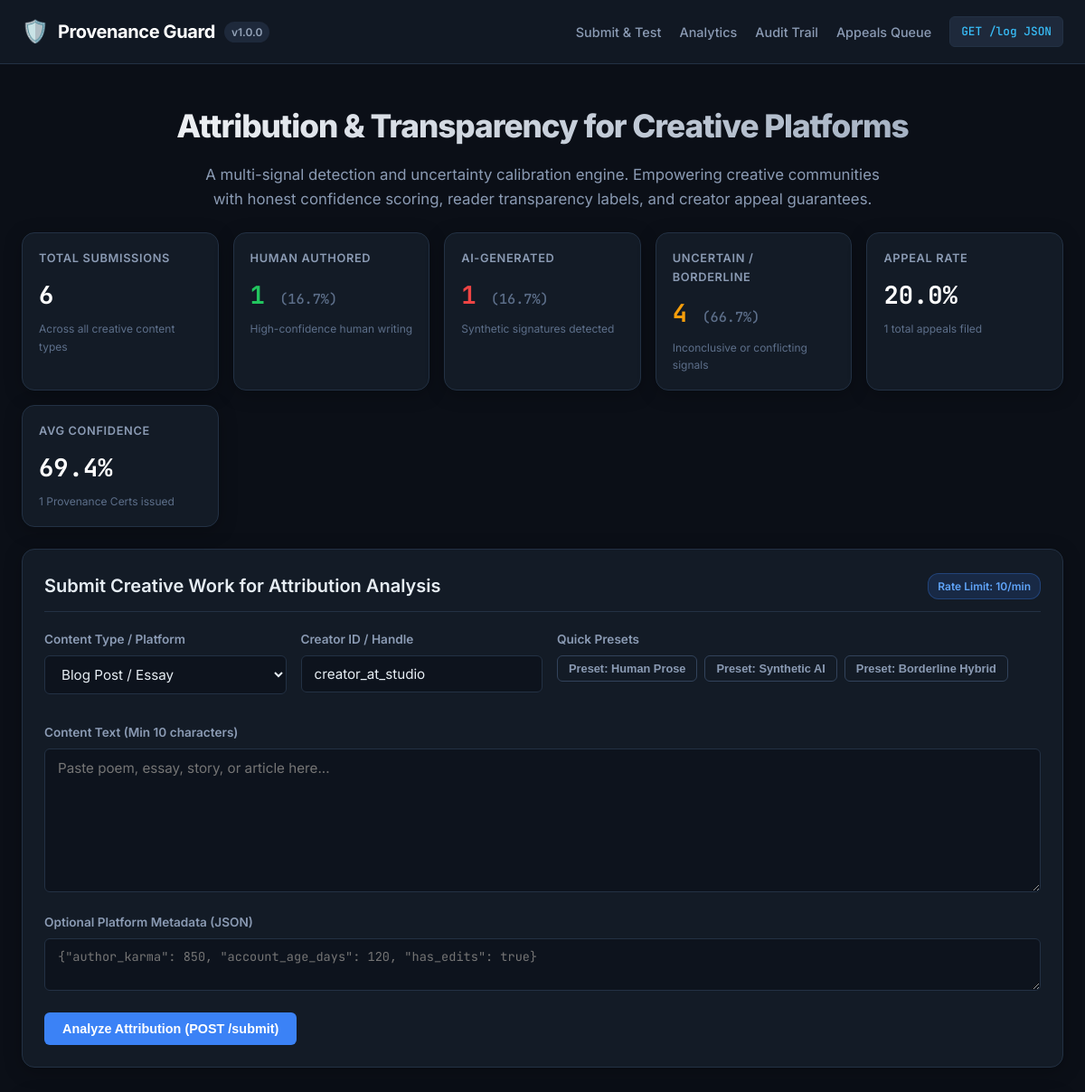
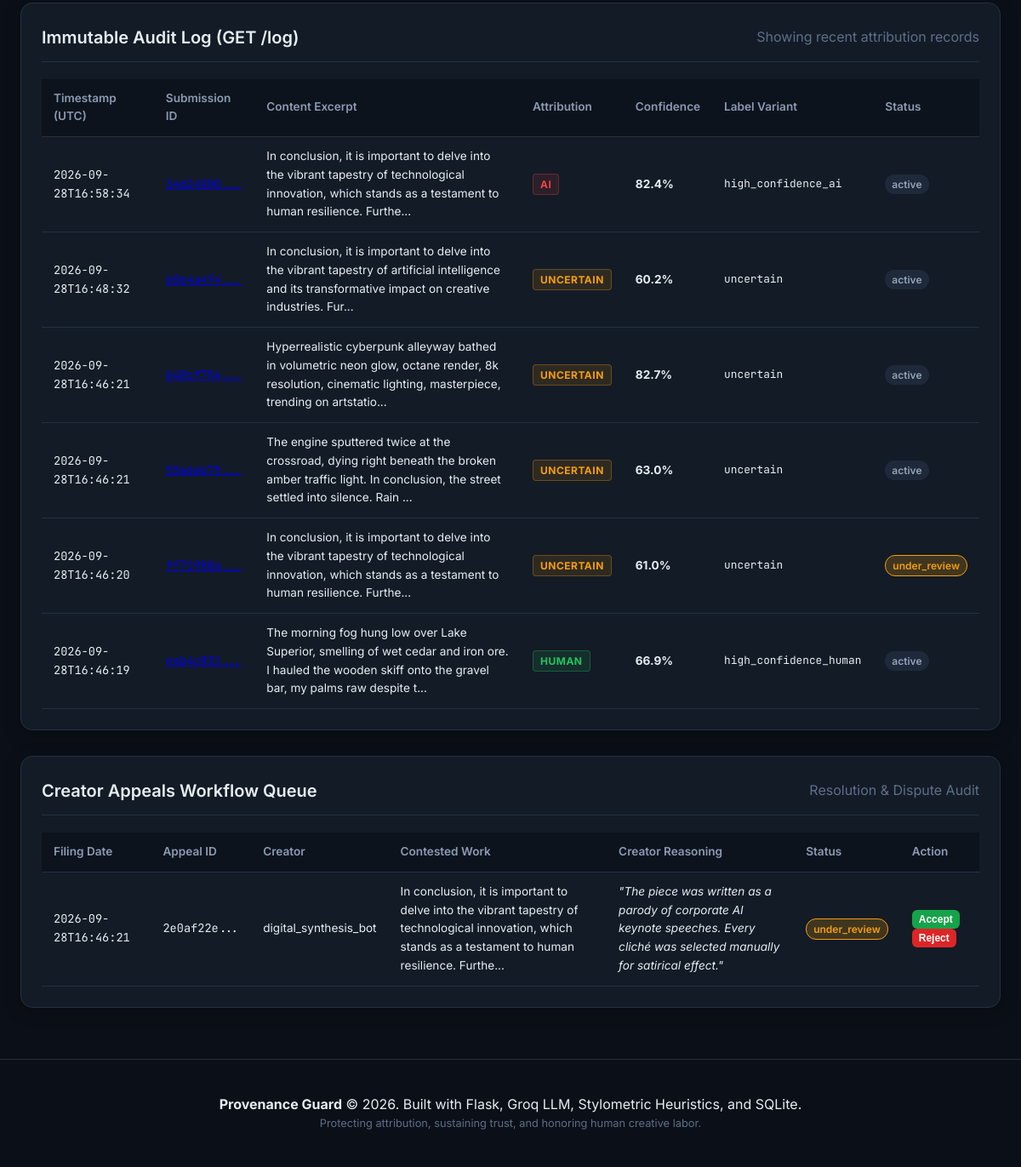
/dashboard, run on the app's committed database (2 pictures, top to bottom).
### tables this page shows
CREATE TABLE submissions (
                id TEXT PRIMARY KEY,
                created_at TEXT NOT NULL,
                content_hash TEXT NOT NULL,
                content_excerpt TEXT NOT NULL,
                content_type TEXT NOT NULL,
                word_count INTEGER NOT NULL,
                raw_scores TEXT NOT NULL,
                composite_score REAL NOT NULL,
                attribution TEXT NOT NULL,
                confidence_score REAL NOT NULL,
                label_variant TEXT NOT NULL,
                transparency_label TEXT NOT NULL,
                is_discordant INTEGER NOT NULL DEFAULT 0,
                status TEXT NOT NULL DEFAULT 'active',
                metadata TEXT
            );

CREATE TABLE appeals (
                id TEXT PRIMARY KEY,
                submission_id TEXT NOT NULL,
                created_at TEXT NOT NULL,
                creator_id TEXT NOT NULL,
                reasoning TEXT NOT NULL,
                assistance_type TEXT DEFAULT 'pure_human_no_ai',
                supporting_evidence TEXT,
                status TEXT NOT NULL DEFAULT 'under_review',
                reviewer_notes TEXT,
                resolved_at TEXT,
                FOREIGN KEY (submission_id) REFERENCES submissions(id) ON DELETE CASCADE
            );

### app.py (the view)
    @app.route("/", methods=["GET"])
    @app.route("/dashboard", methods=["GET"])
    def dashboard_view():
        analytics = app.db.get_analytics()
        recent_logs = app.db.get_audit_log(limit=10)
        recent_appeals = app.db.get_appeals(limit=5)
        return render_template(
            "dashboard.html",
            analytics=analytics,
            recent_logs=recent_logs,
            recent_appeals=recent_appeals
        )

### database.py (called while the page is built)
def get_connection(db_path: Optional[str] = None) -> sqlite3.Connection:
    path = db_path or Config.DATABASE_PATH
    conn = sqlite3.connect(path, timeout=10.0)
    conn.row_factory = sqlite3.Row
    conn.execute("PRAGMA foreign_keys = ON;")
    return conn

    def get_appeals(self, status: Optional[str] = None, limit: int = 50) -> List[Dict[str, Any]]:
        query = """
        SELECT a.*, s.content_excerpt, s.attribution as original_attribution,
               s.confidence_score as original_confidence, s.label_variant
        FROM appeals a
        JOIN submissions s ON a.submission_id = s.id
        """
        params = []
        if status:
            query += " WHERE a.status = ?"
            params.append(status)
        query += " ORDER BY a.created_at DESC LIMIT ?"
        params.append(limit)
        with get_connection(self.db_path) as conn:
            rows = conn.execute(query, params).fetchall()
            return [dict(r) for r in rows]

### templates/dashboard.html (shortened to what this page needs)
<!DOCTYPE html>
<html lang="en">
<head>
    <link rel="stylesheet" href="/static/css/style.css">
</head>
<body>
    <header class="navbar">
        <div class="nav-container">
            <div class="brand">
                <span class="brand-shield">🛡️</span>
                <span class="brand-title">Provenance Guard</span>
                <span class="brand-badge">v1.0.0</span>
            </div>
            <nav class="nav-links">
                <a href="#tester" class="nav-item">Submit & Test</a>
                <a href="#analytics" class="nav-item">Analytics</a>
                <a href="#audit-log" class="nav-item">Audit Trail</a>
                <a href="#appeals" class="nav-item">Appeals Queue</a>
                <a href="/log" target="_blank" class="nav-item api-link">GET /log JSON</a>
            </nav>
        </div>
    </header>
    <main class="container">
        <section class="hero-section">
            <div class="hero-content">
                <h1>Attribution & Transparency for Creative Platforms</h1>
                <p class="hero-subtitle">
                    A multi-signal detection and uncertainty calibration engine. Empowering creative communities
                    with honest confidence scoring, reader transparency labels, and creator appeal guarantees.
                </p>
            </div>
        </section>
        <section id="analytics" class="metrics-grid">
            <div class="card metric-card">
                <div class="metric-title">Total Submissions</div>
                <div class="metric-value" id="stat-total">{{ analytics.total_submissions }}</div>
                <div class="metric-footnote">Across all creative content types</div>
            </div>
            <div class="card metric-card card-human">
                <div class="metric-title">Human Authored</div>
                <div class="metric-value">{{ analytics.attributions.human }} <span class="metric-pct">({{ analytics.attributions.human_percent }}%)</span></div>
                <div class="metric-footnote">High-confidence human writing</div>
            </div>
            <div class="card metric-card card-ai">
                <div class="metric-title">AI-Generated</div>
                <div class="metric-value">{{ analytics.attributions.ai }} <span class="metric-pct">({{ analytics.attributions.ai_percent }}%)</span></div>
                <div class="metric-footnote">Synthetic signatures detected</div>
            </div>
            <div class="card metric-card card-uncertain">
                <div class="metric-title">Uncertain / Borderline</div>
                <div class="metric-value">{{ analytics.attributions.uncertain }} <span class="metric-pct">({{ analytics.attributions.uncertain_percent }}%)</span></div>
                <div class="metric-footnote">Inconclusive or conflicting signals</div>
            </div>
            <div class="card metric-card">
                <div class="metric-title">Appeal Rate</div>
                <div class="metric-value">{{ analytics.appeals.appeal_rate_percent }}%</div>
                <div class="metric-footnote">{{ analytics.appeals.total }} total appeals filed</div>
            </div>
            <div class="card metric-card">
                <div class="metric-title">Avg Confidence</div>
                <div class="metric-value">{{ (analytics.telemetry.avg_confidence * 100)|round(1) }}%</div>
                <div class="metric-footnote">{{ analytics.telemetry.certificates_issued }} Provenance Certs issued</div>
            </div>
        </section>
        <section id="tester" class="submission-section">
            <div class="card main-form-card">
                <div class="card-header">
                    <h2>Submit Creative Work for Attribution Analysis</h2>
                    <span class="badge-rate-limit">Rate Limit: 10/min</span>
                </div>
                <form id="submission-form">
                    <div class="form-row">
                        <div class="form-group flex-1">
                            <label for="content-type">Content Type / Platform</label>
                            <select id="content-type" class="form-control">
                                <option value="blog_post" selected>Blog Post / Essay</option>
                            </select>
                        </div>
                        <div class="form-group flex-1">
                            <label for="creator-id">Creator ID / Handle</label>
                            <input type="text" id="creator-id" class="form-control" value="creator_at_studio" placeholder="e.g. maya_angelou_fan">
                        </div>
                        <div class="form-group flex-2">
                            <label>Quick Presets</label>
                            <div class="preset-buttons">
                                <button type="button" class="btn btn-sm btn-outline" id="preset-human">Preset: Human Prose</button>
                                <button type="button" class="btn btn-sm btn-outline" id="preset-ai">Preset: Synthetic AI</button>
                                <button type="button" class="btn btn-sm btn-outline" id="preset-uncertain">Preset: Borderline Hybrid</button>
                            </div>
                        </div>
                    </div>
                    <div class="form-group">
                        <label for="submission-text">Content Text (Min 10 characters)</label>
                        <textarea id="submission-text" class="form-control text-area" rows="6" placeholder="Paste poem, essay, story, or article here..."></textarea>
                    </div>
                    <div class="form-group" id="metadata-group">
                        <label for="submission-metadata">Optional Platform Metadata (JSON)</label>
                        <textarea id="submission-metadata" class="form-control mono-box" rows="2" placeholder='{"author_karma": 850, "account_age_days": 120, "has_edits": true}'></textarea>
                    </div>
                    <div class="form-actions">
                        <button type="submit" class="btn btn-primary" id="btn-submit">
                            Analyze Attribution (POST /submit)
                        </button>
                    </div>
                </form>
            </div>
        </section>
        <section id="audit-log" class="audit-section">
            <div class="card">
                <div class="card-header">
                    <h2>Immutable Audit Log (GET /log)</h2>
                    <span class="text-muted">Showing recent attribution records</span>
                </div>
                <div class="table-responsive">
                    <table class="data-table" id="audit-table">
                        <thead>
                            <tr>
                                <th>Timestamp (UTC)</th>
                                <th>Submission ID</th>
                                <th>Content Excerpt</th>
                                <th>Attribution</th>
                                <th>Confidence</th>
                                <th>Label Variant</th>
                                <th>Status</th>
                            </tr>
                        </thead>
                        <tbody>
                            {% for log in recent_logs %}
                            <tr>
                                <td class="mono-text">{{ log.created_at[:19] }}</td>
                                <td class="mono-text"><a href="/submit/{{ log.id }}" target="_blank">{{ log.id[:8] }}...</a></td>
                                <td>{{ log.content_excerpt }}</td>
                                <td>
                                    <span class="tag tag-{{ log.attribution }}">{{ log.attribution|upper }}</span>
                                </td>
                                <td><strong>{{ (log.confidence_score * 100)|round(1) }}%</strong></td>
                                <td class="mono-text text-sm">{{ log.label_variant }}</td>
                                <td>
                                    <span class="status-pill status-{{ log.status }}">{{ log.status }}</span>
                                </td>
                            </tr>
                            {% else %}
                            <tr id="no-records-row">
                                <td colspan="7" class="text-center text-muted">No submissions recorded yet. Submit a test sample above!</td>
                            </tr>
                            {% endfor %}
                        </tbody>
                    </table>
                </div>
            </div>
        </section>
        <section id="appeals" class="appeals-section">
            <div class="card">
                <div class="card-header">
                    <h2>Creator Appeals Workflow Queue</h2>
                    <span class="text-muted">Resolution & Dispute Audit</span>
                </div>
                <div class="table-responsive">
                    <table class="data-table" id="appeals-table">
                        <thead>
                            <tr>
                                <th>Filing Date</th>
                                <th>Appeal ID</th>
                                <th>Creator</th>
                                <th>Contested Work</th>
                                <th>Creator Reasoning</th>
                                <th>Status</th>
                                <th>Action</th>
                            </tr>
                        </thead>
                        <tbody>
                            {% for appeal in recent_appeals %}
                            <tr>
                                <td class="mono-text">{{ appeal.created_at[:19] }}</td>
                                <td class="mono-text">{{ appeal.id[:8] }}...</td>
                                <td>{{ appeal.creator_id }}</td>
                                <td>{{ appeal.content_excerpt }}</td>
                                <td><em>"{{ appeal.reasoning }}"</em></td>
                                <td><span class="status-pill status-{{ appeal.status }}">{{ appeal.status }}</span></td>
                                <td>
                                    {% if appeal.status == 'under_review' %}
                                    <button class="btn btn-xs btn-success btn-resolve" data-id="{{ appeal.id }}" data-status="accepted">Accept</button>
                                    <button class="btn btn-xs btn-danger btn-resolve" data-id="{{ appeal.id }}" data-status="rejected">Reject</button>
                                    {% else %}
                                    <span class="text-muted">Resolved</span>
                                    {% endif %}
                                </td>
                            </tr>
                            {% else %}
                            <tr id="no-appeals-row">
                                <td colspan="7" class="text-center text-muted">No appeals currently pending.</td>
                            </tr>
                            {% endfor %}
                        </tbody>
                    </table>
                </div>
            </div>
        </section>
    </main>
    <footer class="footer">
        <div class="container footer-content">
            <p><strong>Provenance Guard</strong> &copy; 2026. Built with Flask, Groq LLM, Stylometric Heuristics, and SQLite.</p>
            <p class="text-sm text-muted">Protecting attribution, sustaining trust, and honoring human creative labor.</p>
        </div>
    </footer>
</body>
</html>

### data on the page
submissions: created_at "2026-09-28T16:58:34", content_excerpt "In conclusion, it is important to delve into the vibrant tapestry of technological innovation, which stands as a testament to human resilience. Furthe...", attribution "AI", (log.confidence_score*100)|round(1) "82.4", label_variant "high_confidence_ai", status "active"
submissions: created_at "2026-09-28T16:48:32", content_excerpt "In conclusion, it is important to delve into the vibrant tapestry of artificial intelligence and its transformative impact on creative industries. Fur...", attribution "UNCERTAIN", (log.confidence_score*100)|round(1) "60.2", label_variant "uncertain", status "active"
submissions: created_at "2026-09-28T16:46:21", content_excerpt "Hyperrealistic cyberpunk alleyway bathed in volumetric neon glow, octane render, 8k resolution, cinematic lighting, masterpiece, trending on artstatio...", attribution "UNCERTAIN", (log.confidence_score*100)|round(1) "82.7", label_variant "uncertain", status "active"
submissions: created_at "2026-09-28T16:46:21", content_excerpt "The engine sputtered twice at the crossroad, dying right beneath the broken amber traffic light. In conclusion, the street settled into silence. Rain ...", attribution "UNCERTAIN", (log.confidence_score*100)|round(1) "63.0", label_variant "uncertain", status "active"
submissions: created_at "2026-09-28T16:46:20", content_excerpt "In conclusion, it is important to delve into the vibrant tapestry of technological innovation, which stands as a testament to human resilience. Furthe...", attribution "UNCERTAIN", (log.confidence_score*100)|round(1) "61.0", label_variant "uncertain", status "under_review"
submissions: created_at "2026-09-28T16:46:19", content_excerpt "The morning fog hung low over Lake Superior, smelling of wet cedar and iron ore. I hauled the wooden skiff onto the gravel bar, my palms raw despite t...", attribution "HUMAN", (log.confidence_score*100)|round(1) "66.9", label_variant "high_confidence_human", status "active"
appeals: created_at "2026-09-28T16:46:21", id "2e0af22e", creator_id "digital_synthesis_bot", content_excerpt "In conclusion, it is important to delve into the vibrant tapestry of technological innovation, which stands as a testament to human resilience. Furthe...", reasoning "The piece was written as a parody of corporate AI keynote speeches. Every cliché was selected manually for satirical effect.", status "under_review"

### other printed values
{{ analytics.total_submissions }} "6"
{{ analytics.attributions.human }} "1"
{{ analytics.attributions.human_percent }} "16.7"
{{ analytics.attributions.ai }} "1"
{{ analytics.attributions.ai_percent }} "16.7"
{{ analytics.attributions.uncertain }} "4"
{{ analytics.attributions.uncertain_percent }} "66.7"
{{ analytics.appeals.appeal_rate_percent }} "20.0"
{{ analytics.appeals.total }} "1"
{{ (analytics.telemetry.avg_confidence * 100)|round(1) }} "69.4"
{{ analytics.telemetry.certificates_issued }} "1"
